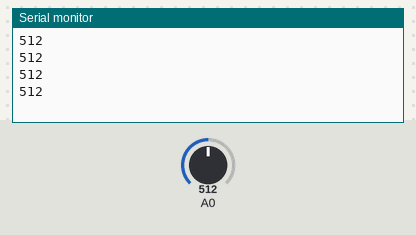
This sketch was run on a simulated Arduino Uno, built with avr-gcc and run on an emulated ATmega328P. Shown: the last lines printed to the serial monitor. The inputs (shaded band) are chosen by the test bench; at power-on: A0 = 512.

Above: at 1.2 s.
1.3 s: A0 set to 716
At 1.71 s:
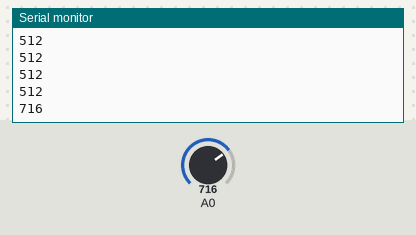
2.8 s: A0 set to 900
At 2.91 s:
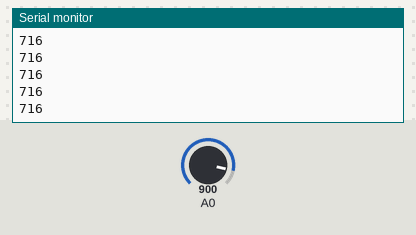
Timing chart, 0 to 5.8 s (numbered marks = the images above; inputs shaded):
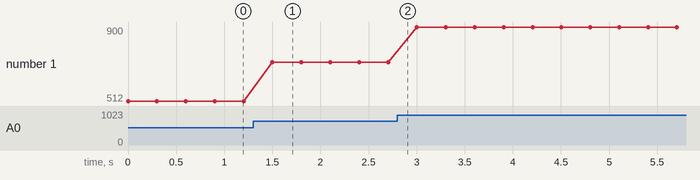

The sketch:

AnalogSensorPlotting.ino
```cpp
void setup() {
  // put your setup code here, to run once:
  Serial.begin(115200);
  while (!Serial){
    ;
  }

}

void loop() {
  // put your main code here, to run repeatedly:
  int val = analogRead(A0);

  Serial.println(val);
  delay(300);

}
```

Measured:
- after the input at 1.3 s, the serial monitor: prints a new line after 0.20 s (image 1)
- plotted number 1: 512 → 716 after the input at 1.3 s, 716 → 900 after the input at 2.8 s
